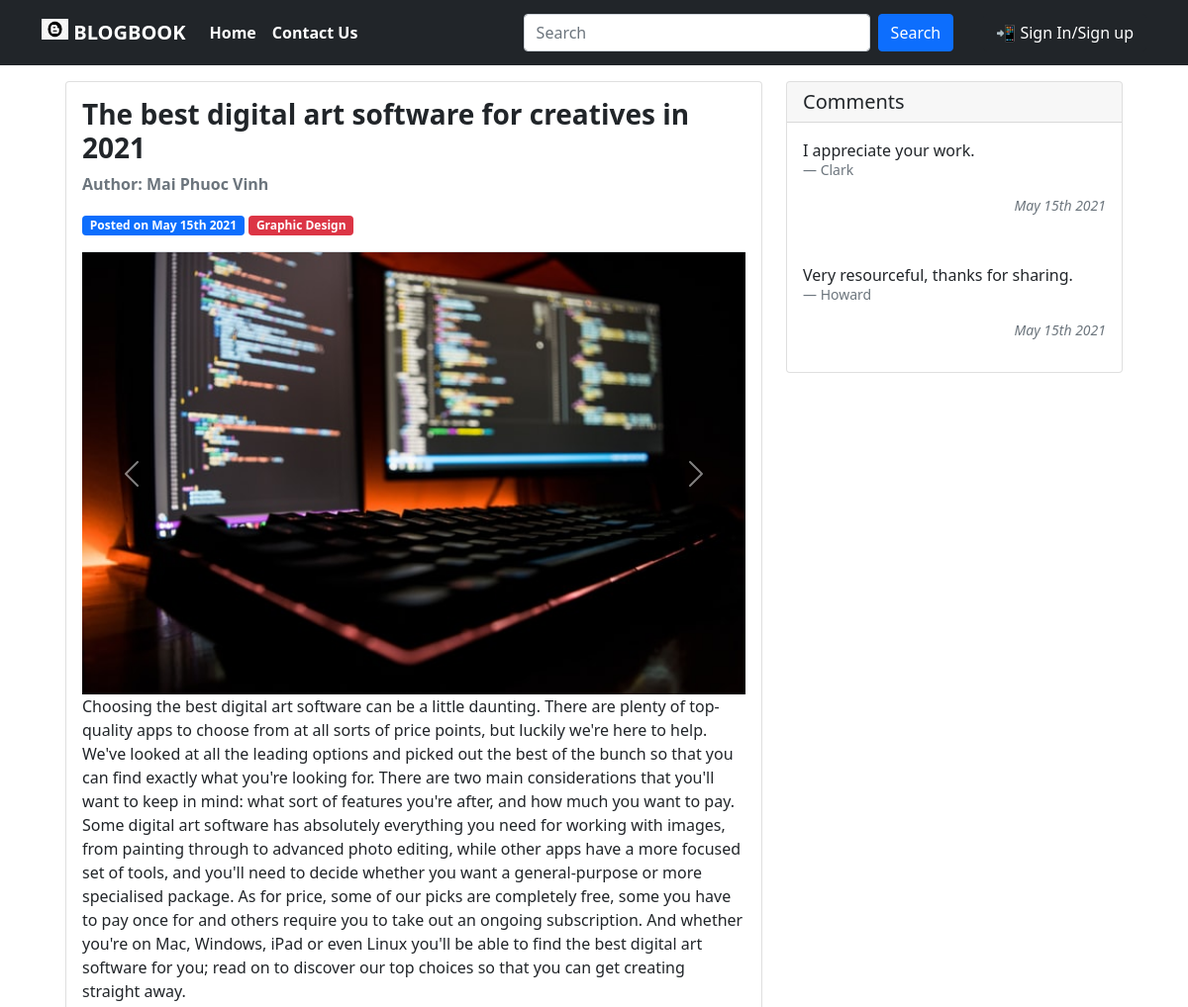
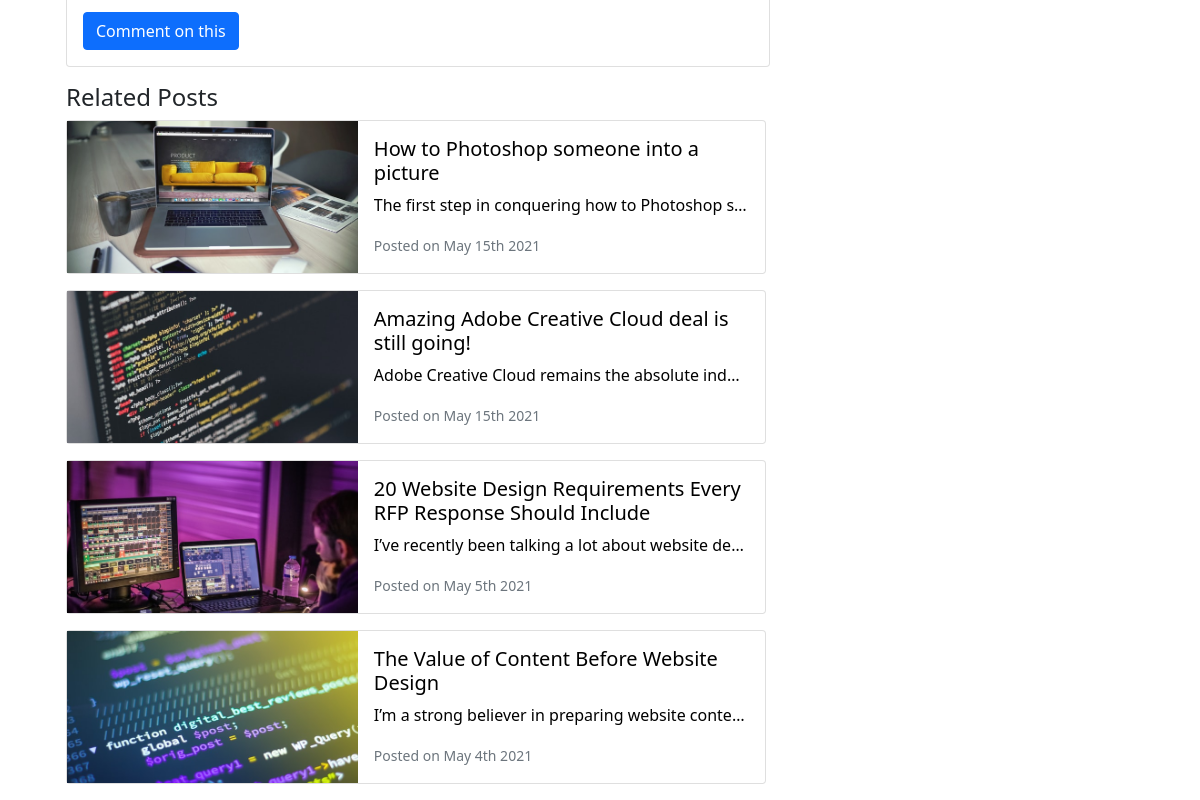
Screenshot of /post.php?id=28 with the database file from the repository (2 pictures, top to bottom).
### tables this page shows
CREATE TABLE `menu` (
  `id` int(11) NOT NULL,
  `name` varchar(200) NOT NULL,
  `action` text NOT NULL
);

CREATE TABLE `posts` (
  `id` int(11) NOT NULL,
  `title` text DEFAULT NULL,
  `content` text DEFAULT NULL,
  `create_at` timestamp NOT NULL DEFAULT current_timestamp(),
  `category_id` int(11) NOT NULL,
  `admin_id` int(11) NOT NULL
);

CREATE TABLE `category` (
  `id` int(11) NOT NULL,
  `name` varchar(200) NOT NULL
);

CREATE TABLE `images` (
  `id` int(11) NOT NULL,
  `post_id` int(11) NOT NULL,
  `image` text NOT NULL
);

CREATE TABLE `comments` (
  `id` int(11) NOT NULL,
  `comment` text NOT NULL,
  `name` varchar(200) NOT NULL,
  `post_id` int(11) NOT NULL,
  `created_at` datetime NOT NULL DEFAULT current_timestamp()
);

### includes/function.php (called while the page is built, shortened)
<?php
	function getCategory($conn, $id){
		$query="SELECT * FROM category WHERE id=$id";
		$run = $conn->query($query);
		$data = $run->fetch_assoc();
		return $data['name'];
	}
	function getImagesByPost($conn, $post_id){
		$query="SELECT * FROM images WHERE post_id=$post_id";
		$run = $conn->query($query);
		$data = array();
		while($d = $run->fetch_assoc()){
			$data[]=$d;
		}
		return $data;
	}
	function getAdminByPost($conn,$post_id){
		$query="SELECT * FROM posts p join admin a on p.admin_id = a.id WHERE p.id=$post_id";
		$run = $conn->query($query);
		$data = array();
		while($d = $run->fetch_assoc()){
			$data[]=$d;
		}
		return $data;
	}
	function getPostThumb($conn, $post_id){
		$query="SELECT * FROM images WHERE post_id=$post_id";
		$run=$conn->query($query);
		$data = $run->fetch_assoc();
		return $data['image'];
	}
	function getComments($conn, $post_id){
		$query="SELECT * FROM comments WHERE post_id=$post_id";
		$run = $conn->query($query);
		$data = array();
		while($d = $run->fetch_assoc()){
			$data[]=$d;
		}
		return $data;
	}
	function getSubMenuNo($conn, $menu_id){
		$query="SELECT * FROM submenu WHERE parent_menu_id=$menu_id";
		$run=$conn->query($query);
		return $run->num_rows;
	}
?>

### post.php (the view, shortened to what this page needs)
<?php
  require('includes/db.inc.php');
  require('includes/function.php');
?>
<!DOCTYPE html>
<html lang="en">
  <head>
      <link href="https://cdn.jsdelivr.net/npm/bootstrap@5.0.0/dist/css/bootstrap.min.css" rel="stylesheet">
  </head>
  <body>
  <?php include_once('includes/navbar.php'); ?>
  <div>
    <div class="container m-auto mt-3 row">
      <div class="col-8">
        <?php
          $post_id = $_GET['id'];
          $post_admin = getAdminByPost($conn, $post_id);
          $postQuery="SELECT * FROM posts WHERE id=$post_id";
          $runPQ = $conn->query($postQuery);
          while ($post = $runPQ->fetch_assoc()) {
        ?>
          <div class="card mb-3">
            <div class="card-body">
              <h3 class="card-title" style="font-weight: bold;"><?=$post['title']?></h3>
              <p class="card-text text-secondary" style="font-weight: bold;">Author: <?= $post_admin[0]['full_name'] ?></p>
              <span class="badge bg-primary ">Posted on <?=date('F jS Y',strtotime($post['create_at']))?></span>
              <span class="badge bg-danger"><?=getCategory($conn, $post['category_id'])?></span>
                <?php
                    $post_images = getImagesByPost($conn, $post['id']);
                ?>
                <div id="carouselExampleControls" class="carousel slide" data-ride="carousel">
                  <div class="carousel-inner">
                    <?php
                        $c = 1;
                        foreach ($post_images as $image) {
                          if ($c > 1){
                            $sw = "";
                          } else {
                            $sw = "active";
                          }
                    ?>
                          <div class="carousel-item <?=$sw?>">
                            <img class="d-block w-100" src="images/<?=$image['image']?>" alt="">
                          </div>
                    <?php
                          $c++;
                        }
                    ?>
                  </div>
                  <a class="carousel-control-prev" href="#carouselExampleControls" type="button" data-bs-slide="prev">
                    <span class="carousel-control-prev-icon" aria-hidden="true"></span>
                  </a>
                  <a class="carousel-control-next" href="#carouselExampleControls" type="button" data-bs-slide="next">
                    <span class="carousel-control-next-icon" aria-hidden="true"></span>
                  </a>
                </div>
                <p class="card-text"><?=$post['content']?></p>
                <button type="button" class="btn btn-primary" data-bs-toggle="modal" data-bs-target="#exampleModal">
                  Comment on this
                </button>
            </div>
          </div>
          <div>
              <h4>Related Posts</h4>
              <?php
                $pquery="SELECT * FROM posts WHERE category_id={$post['category_id']} ORDER BY id DESC;";
                $prun=$conn->query($pquery) or die($conn->error);
                while ($rpost=$prun->fetch_assoc()) {
                  if($rpost['id']==$post_id){
                    continue;
                  }
              ?>
              <a href="post.php?id=<?=$rpost['id']?>" style="text-decoration: none; color: black;">
              <div class="card mb-3" style="max-width: 700px;">
                <div class="row g-0">
                  <div class="col-md-5" style="background-image: url('images/<?=getPostThumb($conn,$rpost['id'])?>');background-size: cover"></div>
                  <div class="col-md-7">
                    <div class="card-body">
                      <h5 class="card-title"><?=$rpost['title']?></h5>
                      <p class="card-text text-truncate"><?=$rpost['content']?></p>
                      <p class="card-text"><small class="text-muted">Posted on <?=date('F jS Y',strtotime($rpost['create_at']))?></small></p>
                    </div>
                  </div>
                </div>
              </div>
              </a>
              <?php
                }
              }
              ?>
          </div>
        </div>
        <?php
          include_once('includes/sidebar.php');
        ?>
      </div>
    </div>
  </body>
</html>

### includes/navbar.php (shortened to what this page needs)
<nav class="navbar sticky-top navbar-expand-lg navbar-dark bg-dark">
  <div class="container" style="height: 50px; font-weight: bold">
    <a class="navbar-brand" href="index.php?page=1">
      <img src="images/icon.jpg" alt="" width="27" height="21" class="d-inline-block align-text-top"/>
      BLOGBOOK
    </a>
    <div class="collapse navbar-collapse" id="navbarScroll">
      <ul class="navbar-nav me-auto my-2 my-lg-0 navbar-nav-scroll" style="--bs-scroll-height: 100px;">
        <?php
          $navQuery = "SELECT * FROM menu";
          $runNav = $conn->query($navQuery);
          while($menu = $runNav->fetch_assoc()){
            $no = getSubMenuNo($conn, $menu['id']);
            if ($no == 0){
        ?>
          <li class="nav-item">
            <a class="nav-link active" aria-current="page" href="<?=$menu['action']?>"><?=$menu['name']?></a>
          </li>
          <?php
            } else {
          ?>
        <?php
            }
          }
        ?>
      </ul>
      <form class="d-flex" action="index.php?'<?php echo $_GET['search']; ?>">
        <input class="form-control me-2" name="search" type="search" placeholder="Search" aria-label="Search" style="width: 350px; ">
        <button class="btn btn-primary" type="submit" style="margin-right: 30px">Search</button>
        <?php
          if(isset($_SESSION['isUserLoggedIn']) && $_SESSION['isUserLoggedIn']) {
            $admin = getAdminInfo($conn, $_SESSION['email']);
        ?>
            <div class="btn-group">
              <button type="button" class="btn btn-primary dropdown-toggle" data-bs-toggle="dropdown" aria-expanded="false">
                <?=$admin['full_name']?>
              </button>
              <ul class="dropdown-menu">
                <li><a class="dropdown-item" href="admin.php?addpost">Write Post</a></li>
                <li><a class="dropdown-item" href="admin.php?managepost">Manage Post</a></li>
                <li><a class="dropdown-item" href="admin.php?managecomment">Manage Comment</a></li>
                <?php
                  if ($_SESSION['email'] == 'maiphuocvinh@gmail.com') {
                    echo "<li><a class='dropdown-item' href='admin.php?managecategory'>Manage Category</a></li>";
                  }
                ?>
                <li><hr class="dropdown-divider"></li>
                <li><a class="dropdown-item" href="./includes/logout.php">Log out</a></li>
              </ul>
            </div>
        <?php
          }
          else {
        ?>
          <a href="login.php" class="btn btn-dark">&#128242 Sign In/Sign up</a>
        <?php
          }
        ?>
      </form>
    </div>
  </div>
</nav>

### includes/sidebar.php (shortened to what this page needs)
<div class="col-4">
    <?php
      if(isset($_GET['id'])){
    ?>
      <div class="card mb-3">
        <h5 class="card-header">Comments</h5>
        <?php
          $comments = getComments($conn,$post_id);
          foreach ($comments as $comment) {
        ?>
          <div class="card-body">
            <p class="card-text"><?=$comment['comment']?></p>
            <h2 class="blockquote-footer"><?=$comment['name']?></h2>
            <small> <p class="text-end text-secondary fst-italic"><?=date('F jS Y',strtotime($comment['created_at']))?></p></small>
          </div>
        <?php
          }
        ?>
      </div>
    <?php
      }
    ?>
</div>

### rows the page displays
menu: name "Home"
menu: name "Contact Us"
posts: title "The best digital art software for creatives in 2021", admin.full_name "Mai Phuoc Vinh", create_at "May 15th 2021", category.name "Graphic Design", content "Choosing the best digital art software can be a little daunting. There are plenty of top-quality apps to choose from at all sorts of price points, but luckily we're here to help. We've looked at all the leading options and picked out the best of the bunch so that you can find exactly what you're looking for. There are two main considerations that you'll want to keep in mind: what sort of features you're after, and how much you want to pay. Some digital art software has absolutely everything you need for working with images, from painting through to advanced photo editing, while other apps have a more focused set of tools, and you'll need to decide whether you want a general-purpose or more…"
images: image (picture)
posts: id.image (picture), title "How to Photoshop someone into a picture", content "The first step in conquering how to Photoshop s…", create_at "May 15th 2021"
posts: id.image (picture), title "Amazing Adobe Creative Cloud deal is still going!", content "Adobe Creative Cloud remains the absolute ind…", create_at "May 15th 2021"
posts: id.image (picture), title "20 Website Design Requirements Every RFP Response Should Include", content "I’ve recently been talking a lot about website de…", create_at "May 5th 2021"
posts: id.image (picture), title "The Value of Content Before Website Design", content "I’m a strong believer in preparing website conte…", create_at "May 4th 2021"
comments: comment "I appreciate your work.", name "Clark", created_at "May 15th 2021"
comments: comment "Very resourceful, thanks for sharing.", name "Howard", created_at "May 15th 2021"
